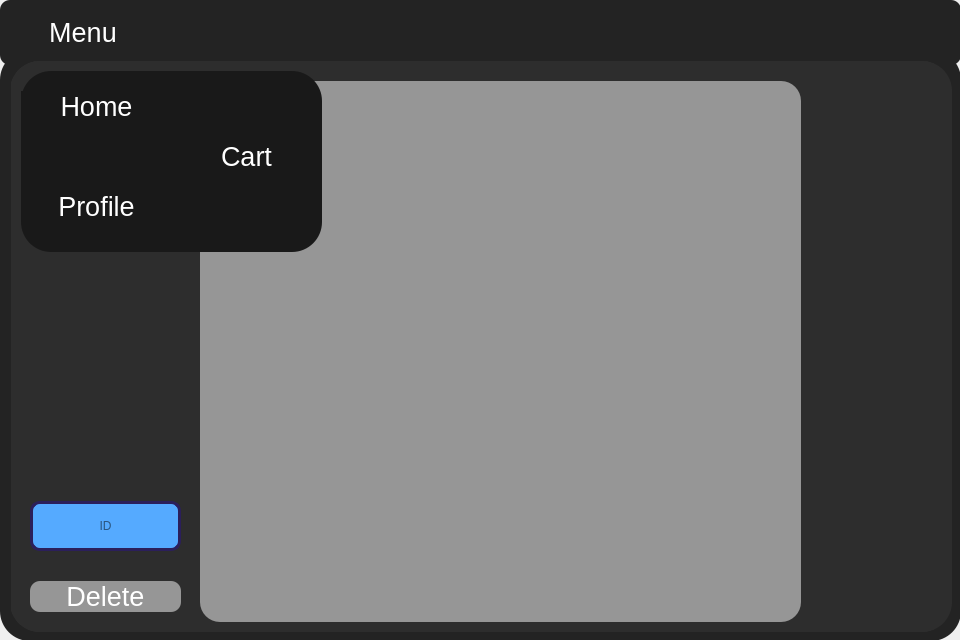
<?xml version="1.0" encoding="UTF-8"?>
<ui version="4.0">
 <class>Form</class>
 <widget class="QWidget" name="Form">
  <property name="geometry">
   <rect>
    <x>0</x>
    <y>0</y>
    <width>960</width>
    <height>640</height>
   </rect>
  </property>
  <property name="windowTitle">
   <string>Form</string>
  </property>
  <widget class="QFrame" name="topFrame">
   <property name="geometry">
    <rect>
     <x>0</x>
     <y>0</y>
     <width>961</width>
     <height>65</height>
    </rect>
   </property>
   <property name="styleSheet">
    <string notr="true">background-color: rgb(35, 35, 35);
border-radius:10px;</string>
   </property>
   <property name="frameShape">
    <enum>QFrame::StyledPanel</enum>
   </property>
   <property name="frameShadow">
    <enum>QFrame::Raised</enum>
   </property>
   <layout class="QHBoxLayout" name="horizontalLayout">
    <item>
     <spacer name="horizontalSpacer_2">
      <property name="orientation">
       <enum>Qt::Horizontal</enum>
      </property>
      <property name="sizeType">
       <enum>QSizePolicy::Preferred</enum>
      </property>
      <property name="sizeHint" stdset="0">
       <size>
        <width>40</width>
        <height>20</height>
       </size>
      </property>
     </spacer>
    </item>
    <item>
     <widget class="QPushButton" name="menuButton">
      <property name="font">
       <font>
        <family>Segoe UI</family>
        <pointsize>20</pointsize>
       </font>
      </property>
      <property name="styleSheet">
       <string notr="true">color:white
</string>
      </property>
      <property name="text">
       <string>Menu</string>
      </property>
      <property name="icon">
       <iconset resource="resource.qrc">
        <normaloff>:/background/Resources/menu.png</normaloff>:/background/Resources/menu.png</iconset>
      </property>
      <property name="iconSize">
       <size>
        <width>32</width>
        <height>32</height>
       </size>
      </property>
      <property name="checkable">
       <bool>false</bool>
      </property>
      <property name="autoDefault">
       <bool>false</bool>
      </property>
      <property name="flat">
       <bool>true</bool>
      </property>
     </widget>
    </item>
    <item>
     <spacer name="horizontalSpacer">
      <property name="orientation">
       <enum>Qt::Horizontal</enum>
      </property>
      <property name="sizeHint" stdset="0">
       <size>
        <width>40</width>
        <height>20</height>
       </size>
      </property>
     </spacer>
    </item>
    <item>
     <widget class="QPushButton" name="minButton">
      <property name="font">
       <font>
        <family>Segoe UI</family>
        <pointsize>20</pointsize>
       </font>
      </property>
      <property name="styleSheet">
       <string notr="true">color:white
</string>
      </property>
      <property name="text">
       <string/>
      </property>
      <property name="icon">
       <iconset resource="resource.qrc">
        <normaloff>:/background/Resources/minimize.png</normaloff>:/background/Resources/minimize.png</iconset>
      </property>
      <property name="iconSize">
       <size>
        <width>24</width>
        <height>24</height>
       </size>
      </property>
      <property name="checkable">
       <bool>false</bool>
      </property>
      <property name="autoDefault">
       <bool>false</bool>
      </property>
      <property name="flat">
       <bool>true</bool>
      </property>
     </widget>
    </item>
    <item>
     <widget class="QPushButton" name="maxButton">
      <property name="font">
       <font>
        <family>Segoe UI</family>
        <pointsize>20</pointsize>
       </font>
      </property>
      <property name="styleSheet">
       <string notr="true">color:white
</string>
      </property>
      <property name="text">
       <string/>
      </property>
      <property name="icon">
       <iconset resource="resource.qrc">
        <normaloff>:/background/Resources/maximize.png</normaloff>:/background/Resources/maximize.png</iconset>
      </property>
      <property name="iconSize">
       <size>
        <width>24</width>
        <height>24</height>
       </size>
      </property>
      <property name="checkable">
       <bool>false</bool>
      </property>
      <property name="autoDefault">
       <bool>false</bool>
      </property>
      <property name="flat">
       <bool>true</bool>
      </property>
     </widget>
    </item>
    <item>
     <widget class="QPushButton" name="closeButton">
      <property name="font">
       <font>
        <family>Segoe UI</family>
        <pointsize>20</pointsize>
       </font>
      </property>
      <property name="styleSheet">
       <string notr="true">color:white
</string>
      </property>
      <property name="text">
       <string/>
      </property>
      <property name="icon">
       <iconset resource="resource.qrc">
        <normaloff>:/background/Resources/close.png</normaloff>:/background/Resources/close.png</iconset>
      </property>
      <property name="iconSize">
       <size>
        <width>24</width>
        <height>24</height>
       </size>
      </property>
      <property name="checkable">
       <bool>false</bool>
      </property>
      <property name="autoDefault">
       <bool>false</bool>
      </property>
      <property name="flat">
       <bool>true</bool>
      </property>
     </widget>
    </item>
   </layout>
  </widget>
  <widget class="QFrame" name="mainFrame">
   <property name="geometry">
    <rect>
     <x>0</x>
     <y>50</y>
     <width>961</width>
     <height>591</height>
    </rect>
   </property>
   <property name="styleSheet">
    <string notr="true">background-color: rgb(35, 35, 35);
border-radius:30px;</string>
   </property>
   <property name="frameShape">
    <enum>QFrame::NoFrame</enum>
   </property>
   <property name="frameShadow">
    <enum>QFrame::Raised</enum>
   </property>
   <widget class="QFrame" name="middleFrame">
    <property name="geometry">
     <rect>
      <x>11</x>
      <y>11</y>
      <width>941</width>
      <height>571</height>
     </rect>
    </property>
    <property name="styleSheet">
     <string notr="true">background-color: rgb(45, 45, 45);</string>
    </property>
    <property name="frameShape">
     <enum>QFrame::NoFrame</enum>
    </property>
    <property name="frameShadow">
     <enum>QFrame::Raised</enum>
    </property>
    <widget class="QFrame" name="leftFrame">
     <property name="geometry">
      <rect>
       <x>10</x>
       <y>10</y>
       <width>301</width>
       <height>181</height>
      </rect>
     </property>
     <property name="minimumSize">
      <size>
       <width>180</width>
       <height>0</height>
      </size>
     </property>
     <property name="maximumSize">
      <size>
       <width>16777215</width>
       <height>16777215</height>
      </size>
     </property>
     <property name="styleSheet">
      <string notr="true">background-color:rgba(25, 25, 25, 255);
border-radius:30px</string>
     </property>
     <property name="frameShape">
      <enum>QFrame::NoFrame</enum>
     </property>
     <property name="frameShadow">
      <enum>QFrame::Raised</enum>
     </property>
     <widget class="QPushButton" name="homeButton">
      <property name="geometry">
       <rect>
        <x>0</x>
        <y>20</y>
        <width>151</width>
        <height>31</height>
       </rect>
      </property>
      <property name="font">
       <font>
        <family>Segoe UI</family>
        <pointsize>20</pointsize>
       </font>
      </property>
      <property name="styleSheet">
       <string notr="true">color:white
</string>
      </property>
      <property name="text">
       <string>Home</string>
      </property>
      <property name="icon">
       <iconset resource="resource.qrc">
        <normaloff>:/background/Resources/home.png</normaloff>:/background/Resources/home.png</iconset>
      </property>
      <property name="iconSize">
       <size>
        <width>32</width>
        <height>32</height>
       </size>
      </property>
      <property name="checkable">
       <bool>false</bool>
      </property>
      <property name="autoDefault">
       <bool>false</bool>
      </property>
      <property name="flat">
       <bool>true</bool>
      </property>
     </widget>
     <widget class="QPushButton" name="profileButton">
      <property name="geometry">
       <rect>
        <x>0</x>
        <y>120</y>
        <width>151</width>
        <height>31</height>
       </rect>
      </property>
      <property name="font">
       <font>
        <family>Segoe UI</family>
        <pointsize>20</pointsize>
       </font>
      </property>
      <property name="styleSheet">
       <string notr="true">color:white
</string>
      </property>
      <property name="text">
       <string>Profile</string>
      </property>
      <property name="icon">
       <iconset resource="resource.qrc">
        <normaloff>:/background/Resources/profile.png</normaloff>:/background/Resources/profile.png</iconset>
      </property>
      <property name="iconSize">
       <size>
        <width>32</width>
        <height>32</height>
       </size>
      </property>
      <property name="checkable">
       <bool>false</bool>
      </property>
      <property name="autoDefault">
       <bool>false</bool>
      </property>
      <property name="flat">
       <bool>true</bool>
      </property>
     </widget>
     <widget class="QPushButton" name="cartButton">
      <property name="geometry">
       <rect>
        <x>150</x>
        <y>70</y>
        <width>151</width>
        <height>31</height>
       </rect>
      </property>
      <property name="font">
       <font>
        <family>Segoe UI</family>
        <pointsize>20</pointsize>
       </font>
      </property>
      <property name="styleSheet">
       <string notr="true">color:white
</string>
      </property>
      <property name="text">
       <string>Cart</string>
      </property>
      <property name="icon">
       <iconset resource="resource.qrc">
        <normaloff>:/background/Resources/cart.png</normaloff>:/background/Resources/cart.png</iconset>
      </property>
      <property name="iconSize">
       <size>
        <width>32</width>
        <height>32</height>
       </size>
      </property>
      <property name="checkable">
       <bool>false</bool>
      </property>
      <property name="autoDefault">
       <bool>false</bool>
      </property>
      <property name="flat">
       <bool>true</bool>
      </property>
     </widget>
    </widget>
    <widget class="QStackedWidget" name="stackedWidget">
     <property name="geometry">
      <rect>
       <x>-1</x>
       <y>0</y>
       <width>941</width>
       <height>571</height>
      </rect>
     </property>
     <property name="currentIndex">
      <number>1</number>
     </property>
     <widget class="QWidget" name="home">
      <widget class="QFrame" name="login_form_frame">
       <property name="geometry">
        <rect>
         <x>20</x>
         <y>10</y>
         <width>911</width>
         <height>551</height>
        </rect>
       </property>
       <property name="minimumSize">
        <size>
         <width>450</width>
         <height>350</height>
        </size>
       </property>
       <property name="maximumSize">
        <size>
         <width>9999999</width>
         <height>16777215</height>
        </size>
       </property>
       <property name="styleSheet">
        <string notr="true">border-radius: 20px;
</string>
       </property>
       <property name="frameShape">
        <enum>QFrame::StyledPanel</enum>
       </property>
       <property name="frameShadow">
        <enum>QFrame::Raised</enum>
       </property>
       <widget class="QFrame" name="input_fileds_frame">
        <property name="geometry">
         <rect>
          <x>180</x>
          <y>0</y>
          <width>541</width>
          <height>551</height>
         </rect>
        </property>
        <property name="styleSheet">
         <string notr="true">QFrame{

	
	
	
	background-color: qlineargradient(spread:pad, x1:0.489, y1:0, x2:0.534, y2:1, stop:0 rgba(25, 25, 25, 255), stop:1 rgba(39, 39, 39, 255));

}
QLineEdit {
	border: 2px solid rgb(0, 93, 159);
	border-radius: 10px;
	padding: 15px;
	background-color: rgb(0, 69, 116);
	color: rgb(255, 255, 255);
}
QLineEdit:hover {
	border: 2px solid rgb(0, 66, 124);
}
QLineEdit:focus {
	border: 2px solid rgb(206, 206, 206);
	color: rgb(200, 200, 200);
}
QPushButton {
	border: 2px solid rgb(45, 45, 45);
	border-radius: 10px;
	padding: 15px;
	background-color:rgb(14, 13, 24);
	color: rgb(255, 255, 255);
}
QPushButton:hover {
	border: 2px solid rgb(0, 66, 124);
}
QLabel{
	border:3px solid  rgb(45, 45, 45);
	border-radius: 10px;
	
	background-color: rgb(6, 63, 104);
}
QCheckBox{
	color: rgb(255, 255, 255);
	padding: 10px;
}
QCheckBox::indicator {
    border: 3px solid rgb(0, 93, 159);
	width: 20px;
	height: 20px;
	border-radius: 10px;
    background:rgb(0, 0, 0);
}
QCheckBox::indicator:hover {
    border: 3px solid rgb(255, 255, 255);
}
QCheckBox::indicator:checked {
    background: 3px solid rgb(34, 34, 34);
	background-image: url(:/icons/icons/cil-check.png);
}</string>
        </property>
        <property name="frameShape">
         <enum>QFrame::StyledPanel</enum>
        </property>
        <property name="frameShadow">
         <enum>QFrame::Raised</enum>
        </property>
        <widget class="QLineEdit" name="lineEdit">
         <property name="geometry">
          <rect>
           <x>160</x>
           <y>210</y>
           <width>200</width>
           <height>52</height>
          </rect>
         </property>
         <property name="minimumSize">
          <size>
           <width>200</width>
           <height>50</height>
          </size>
         </property>
         <property name="maximumSize">
          <size>
           <width>200</width>
           <height>16777215</height>
          </size>
         </property>
         <property name="styleSheet">
          <string notr="true">border:3px solid  rgb(43, 31, 91);
border-radius: 10px;
background-color: rgb(85, 170, 255);</string>
         </property>
         <property name="alignment">
          <set>Qt::AlignCenter</set>
         </property>
         <property name="placeholderText">
          <string>Username</string>
         </property>
        </widget>
        <widget class="QLineEdit" name="lineEdit_2">
         <property name="geometry">
          <rect>
           <x>160</x>
           <y>270</y>
           <width>200</width>
           <height>52</height>
          </rect>
         </property>
         <property name="minimumSize">
          <size>
           <width>200</width>
           <height>50</height>
          </size>
         </property>
         <property name="maximumSize">
          <size>
           <width>200</width>
           <height>16777215</height>
          </size>
         </property>
         <property name="styleSheet">
          <string notr="true">border:3px solid  rgb(43, 31, 91);
border-radius: 10px;
background-color: rgb(85, 170, 255);</string>
         </property>
         <property name="echoMode">
          <enum>QLineEdit::Normal</enum>
         </property>
         <property name="alignment">
          <set>Qt::AlignCenter</set>
         </property>
         <property name="placeholderText">
          <string>Email</string>
         </property>
        </widget>
        <widget class="QPushButton" name="pushButton">
         <property name="geometry">
          <rect>
           <x>200</x>
           <y>480</y>
           <width>121</width>
           <height>50</height>
          </rect>
         </property>
         <property name="minimumSize">
          <size>
           <width>0</width>
           <height>50</height>
          </size>
         </property>
         <property name="maximumSize">
          <size>
           <width>200</width>
           <height>16777215</height>
          </size>
         </property>
         <property name="text">
          <string>Update</string>
         </property>
        </widget>
        <widget class="QFrame" name="profile_icon_frame">
         <property name="geometry">
          <rect>
           <x>230</x>
           <y>70</y>
           <width>64</width>
           <height>64</height>
          </rect>
         </property>
         <property name="minimumSize">
          <size>
           <width>64</width>
           <height>64</height>
          </size>
         </property>
         <property name="maximumSize">
          <size>
           <width>64</width>
           <height>64</height>
          </size>
         </property>
         <property name="autoFillBackground">
          <bool>false</bool>
         </property>
         <property name="styleSheet">
          <string notr="true">image: url(:/background/Resources/user.png);
border-radius: 10px;
border: 3px solid rgb(35, 35, 35);

</string>
         </property>
         <property name="frameShape">
          <enum>QFrame::StyledPanel</enum>
         </property>
         <property name="frameShadow">
          <enum>QFrame::Raised</enum>
         </property>
        </widget>
        <widget class="QLineEdit" name="lineEdit_3">
         <property name="geometry">
          <rect>
           <x>160</x>
           <y>330</y>
           <width>200</width>
           <height>52</height>
          </rect>
         </property>
         <property name="minimumSize">
          <size>
           <width>200</width>
           <height>50</height>
          </size>
         </property>
         <property name="maximumSize">
          <size>
           <width>200</width>
           <height>16777215</height>
          </size>
         </property>
         <property name="styleSheet">
          <string notr="true">border:3px solid  rgb(43, 31, 91);
border-radius: 10px;
background-color: rgb(85, 170, 255);</string>
         </property>
         <property name="echoMode">
          <enum>QLineEdit::Password</enum>
         </property>
         <property name="alignment">
          <set>Qt::AlignCenter</set>
         </property>
         <property name="placeholderText">
          <string>Password</string>
         </property>
        </widget>
        <widget class="QLineEdit" name="lineEdit_4">
         <property name="geometry">
          <rect>
           <x>160</x>
           <y>390</y>
           <width>200</width>
           <height>52</height>
          </rect>
         </property>
         <property name="minimumSize">
          <size>
           <width>200</width>
           <height>50</height>
          </size>
         </property>
         <property name="maximumSize">
          <size>
           <width>200</width>
           <height>16777215</height>
          </size>
         </property>
         <property name="styleSheet">
          <string notr="true">border:3px solid  rgb(43, 31, 91);
border-radius: 10px;
background-color: rgb(85, 170, 255);</string>
         </property>
         <property name="echoMode">
          <enum>QLineEdit::Normal</enum>
         </property>
         <property name="alignment">
          <set>Qt::AlignCenter</set>
         </property>
         <property name="placeholderText">
          <string>Phone</string>
         </property>
        </widget>
       </widget>
      </widget>
     </widget>
     <widget class="QWidget" name="profile">
      <widget class="QFrame" name="cart">
       <property name="geometry">
        <rect>
         <x>20</x>
         <y>10</y>
         <width>911</width>
         <height>551</height>
        </rect>
       </property>
       <property name="minimumSize">
        <size>
         <width>450</width>
         <height>350</height>
        </size>
       </property>
       <property name="maximumSize">
        <size>
         <width>9999999</width>
         <height>16777215</height>
        </size>
       </property>
       <property name="styleSheet">
        <string notr="true">border-radius: 20px;
</string>
       </property>
       <property name="frameShape">
        <enum>QFrame::StyledPanel</enum>
       </property>
       <property name="frameShadow">
        <enum>QFrame::Raised</enum>
       </property>
       <widget class="QTableView" name="tableView">
        <property name="geometry">
         <rect>
          <x>170</x>
          <y>10</y>
          <width>601</width>
          <height>541</height>
         </rect>
        </property>
        <property name="styleSheet">
         <string notr="true">background-color: rgb(150, 150, 150);</string>
        </property>
       </widget>
       <widget class="QPushButton" name="homeButton_3">
        <property name="geometry">
         <rect>
          <x>0</x>
          <y>510</y>
          <width>151</width>
          <height>31</height>
         </rect>
        </property>
        <property name="font">
         <font>
          <family>Segoe UI</family>
          <pointsize>20</pointsize>
         </font>
        </property>
        <property name="styleSheet">
         <string notr="true">color:white;
background-color: rgb(150, 150, 150);
border-radius:10px
</string>
        </property>
        <property name="text">
         <string>Delete</string>
        </property>
        <property name="iconSize">
         <size>
          <width>32</width>
          <height>32</height>
         </size>
        </property>
        <property name="checkable">
         <bool>false</bool>
        </property>
        <property name="autoDefault">
         <bool>false</bool>
        </property>
        <property name="flat">
         <bool>true</bool>
        </property>
       </widget>
       <widget class="QLineEdit" name="lineEdit_5">
        <property name="geometry">
         <rect>
          <x>0</x>
          <y>430</y>
          <width>151</width>
          <height>50</height>
         </rect>
        </property>
        <property name="minimumSize">
         <size>
          <width>100</width>
          <height>50</height>
         </size>
        </property>
        <property name="maximumSize">
         <size>
          <width>200</width>
          <height>16777215</height>
         </size>
        </property>
        <property name="styleSheet">
         <string notr="true">border:3px solid  rgb(43, 31, 91);
border-radius: 10px;
background-color: rgb(85, 170, 255);</string>
        </property>
        <property name="alignment">
         <set>Qt::AlignCenter</set>
        </property>
        <property name="placeholderText">
         <string>ID</string>
        </property>
       </widget>
      </widget>
     </widget>
     <widget class="QWidget" name="page">
      <widget class="QFrame" name="frame">
       <property name="geometry">
        <rect>
         <x>640</x>
         <y>50</y>
         <width>291</width>
         <height>451</height>
        </rect>
       </property>
       <property name="styleSheet">
        <string notr="true">background-color: rgb(15, 15, 15);</string>
       </property>
       <property name="frameShape">
        <enum>QFrame::StyledPanel</enum>
       </property>
       <property name="frameShadow">
        <enum>QFrame::Raised</enum>
       </property>
       <widget class="QFrame" name="frame_2">
        <property name="geometry">
         <rect>
          <x>20</x>
          <y>10</y>
          <width>251</width>
          <height>291</height>
         </rect>
        </property>
        <property name="styleSheet">
         <string notr="true">image: url(:/background/Resources/telescope2.png);</string>
        </property>
        <property name="frameShape">
         <enum>QFrame::StyledPanel</enum>
        </property>
        <property name="frameShadow">
         <enum>QFrame::Raised</enum>
        </property>
       </widget>
       <widget class="QLabel" name="label">
        <property name="geometry">
         <rect>
          <x>30</x>
          <y>290</y>
          <width>221</width>
          <height>61</height>
         </rect>
        </property>
        <property name="font">
         <font>
          <family>Segoe UI</family>
          <pointsize>16</pointsize>
         </font>
        </property>
        <property name="styleSheet">
         <string notr="true">color:white;</string>
        </property>
        <property name="text">
         <string>Kosmos Astro Telescope</string>
        </property>
       </widget>
       <widget class="QPushButton" name="homeButton_2">
        <property name="geometry">
         <rect>
          <x>90</x>
          <y>390</y>
          <width>111</width>
          <height>41</height>
         </rect>
        </property>
        <property name="font">
         <font>
          <family>Segoe UI</family>
          <pointsize>20</pointsize>
         </font>
        </property>
        <property name="styleSheet">
         <string notr="true">color:white;
background-color: rgb(59, 59, 59);
border-radius:10px;
</string>
        </property>
        <property name="text">
         <string>Buy</string>
        </property>
        <property name="iconSize">
         <size>
          <width>32</width>
          <height>32</height>
         </size>
        </property>
        <property name="checkable">
         <bool>false</bool>
        </property>
        <property name="autoDefault">
         <bool>false</bool>
        </property>
        <property name="flat">
         <bool>true</bool>
        </property>
       </widget>
      </widget>
      <widget class="QFrame" name="frame_3">
       <property name="geometry">
        <rect>
         <x>330</x>
         <y>50</y>
         <width>291</width>
         <height>451</height>
        </rect>
       </property>
       <property name="styleSheet">
        <string notr="true">background-color: rgb(15, 15, 15);</string>
       </property>
       <property name="frameShape">
        <enum>QFrame::StyledPanel</enum>
       </property>
       <property name="frameShadow">
        <enum>QFrame::Raised</enum>
       </property>
       <widget class="QFrame" name="frame_5">
        <property name="geometry">
         <rect>
          <x>20</x>
          <y>10</y>
          <width>251</width>
          <height>291</height>
         </rect>
        </property>
        <property name="styleSheet">
         <string notr="true">image:url(:/background/Resources/toy2.png);</string>
        </property>
        <property name="frameShape">
         <enum>QFrame::StyledPanel</enum>
        </property>
        <property name="frameShadow">
         <enum>QFrame::Raised</enum>
        </property>
       </widget>
       <widget class="QLabel" name="label_3">
        <property name="geometry">
         <rect>
          <x>70</x>
          <y>290</y>
          <width>161</width>
          <height>61</height>
         </rect>
        </property>
        <property name="font">
         <font>
          <family>Segoe UI</family>
          <pointsize>16</pointsize>
         </font>
        </property>
        <property name="styleSheet">
         <string notr="true">color:white;</string>
        </property>
        <property name="text">
         <string>Saturn Plush Toy</string>
        </property>
       </widget>
       <widget class="QPushButton" name="homeButton_4">
        <property name="geometry">
         <rect>
          <x>90</x>
          <y>390</y>
          <width>111</width>
          <height>41</height>
         </rect>
        </property>
        <property name="font">
         <font>
          <family>Segoe UI</family>
          <pointsize>20</pointsize>
         </font>
        </property>
        <property name="styleSheet">
         <string notr="true">color:white;
background-color: rgb(59, 59, 59);
border-radius:10px;
</string>
        </property>
        <property name="text">
         <string>Buy</string>
        </property>
        <property name="iconSize">
         <size>
          <width>32</width>
          <height>32</height>
         </size>
        </property>
        <property name="checkable">
         <bool>false</bool>
        </property>
        <property name="autoDefault">
         <bool>false</bool>
        </property>
        <property name="flat">
         <bool>true</bool>
        </property>
       </widget>
      </widget>
      <widget class="QFrame" name="frame_6">
       <property name="geometry">
        <rect>
         <x>20</x>
         <y>50</y>
         <width>291</width>
         <height>451</height>
        </rect>
       </property>
       <property name="styleSheet">
        <string notr="true">background-color: rgb(15, 15, 15);</string>
       </property>
       <property name="frameShape">
        <enum>QFrame::StyledPanel</enum>
       </property>
       <property name="frameShadow">
        <enum>QFrame::Raised</enum>
       </property>
       <widget class="QFrame" name="frame_8">
        <property name="geometry">
         <rect>
          <x>20</x>
          <y>10</y>
          <width>251</width>
          <height>291</height>
         </rect>
        </property>
        <property name="styleSheet">
         <string notr="true">image: url(:/background/Resources/telescope1.png);</string>
        </property>
        <property name="frameShape">
         <enum>QFrame::StyledPanel</enum>
        </property>
        <property name="frameShadow">
         <enum>QFrame::Raised</enum>
        </property>
       </widget>
       <widget class="QLabel" name="label_5">
        <property name="geometry">
         <rect>
          <x>70</x>
          <y>290</y>
          <width>161</width>
          <height>61</height>
         </rect>
        </property>
        <property name="font">
         <font>
          <family>Segoe UI</family>
          <pointsize>16</pointsize>
         </font>
        </property>
        <property name="styleSheet">
         <string notr="true">color:white;</string>
        </property>
        <property name="text">
         <string>LX200 Telescope</string>
        </property>
       </widget>
       <widget class="QPushButton" name="homeButton_6">
        <property name="geometry">
         <rect>
          <x>90</x>
          <y>390</y>
          <width>111</width>
          <height>41</height>
         </rect>
        </property>
        <property name="font">
         <font>
          <family>Segoe UI</family>
          <pointsize>20</pointsize>
         </font>
        </property>
        <property name="styleSheet">
         <string notr="true">color:white;
background-color: rgb(59, 59, 59);
border-radius:10px;
</string>
        </property>
        <property name="text">
         <string>Buy</string>
        </property>
        <property name="iconSize">
         <size>
          <width>32</width>
          <height>32</height>
         </size>
        </property>
        <property name="checkable">
         <bool>false</bool>
        </property>
        <property name="autoDefault">
         <bool>false</bool>
        </property>
        <property name="flat">
         <bool>true</bool>
        </property>
       </widget>
      </widget>
     </widget>
    </widget>
    <zorder>stackedWidget</zorder>
    <zorder>leftFrame</zorder>
   </widget>
  </widget>
 </widget>
 <resources>
  <include location="resource.qrc"/>
 </resources>
 <connections/>
</ui>
